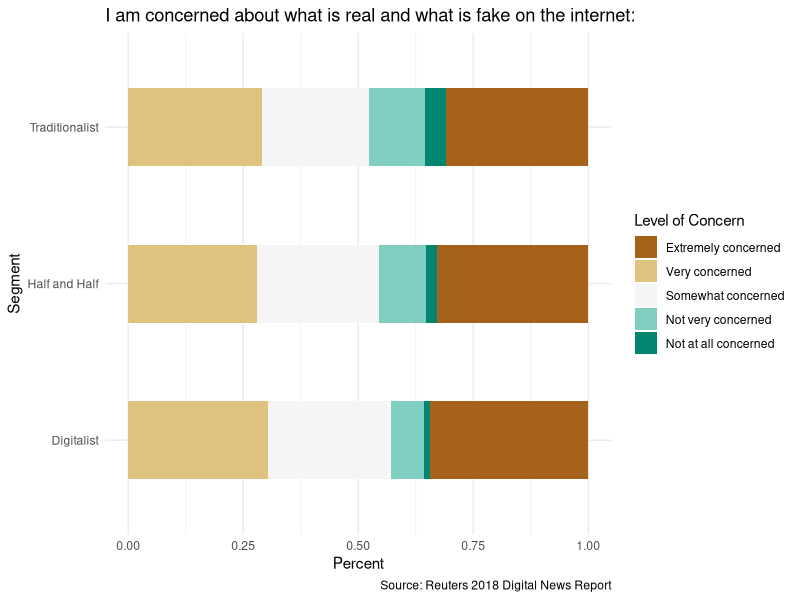
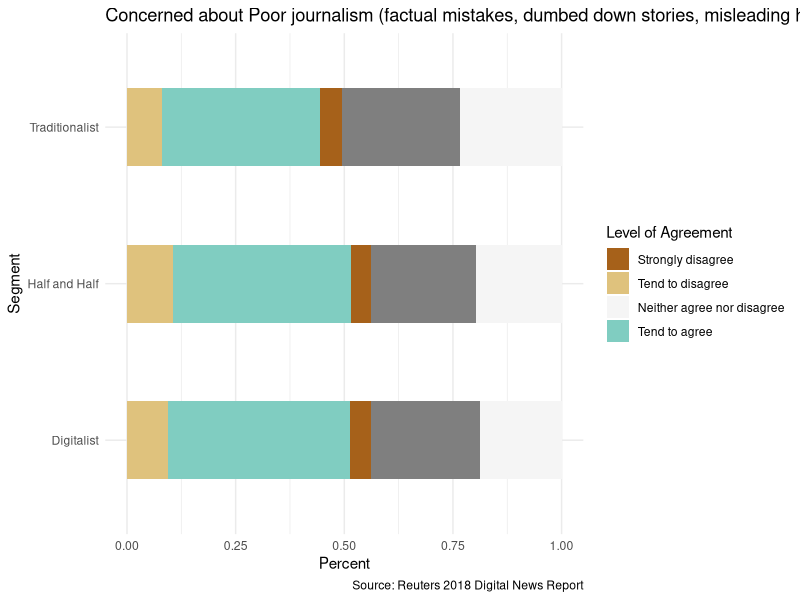

Generate these figures, in order, with R:
## ---- chunk 1
library(tidyverse)
## ---- chunk 2
#Thinking about online news, I am concerned about what is real and what is fake on the internet.

real_fake <- read_csv("data/misinfo/concern-real-vs-fake-seg.csv")

# don't use column name as key or value in `gather()`!!!

stack_real_fake <- real_fake %>% select(segment, `Not at all concerned`, `Not very concerned`, `Somewhat concerned`, `Very concerned`, `Extremely concerned`) %>% gather(concern, percent, `Not at all concerned`, `Not very concerned`, `Somewhat concerned`, `Very concerned`, `Extremely concerned`)

stack_real_fake <- stack_real_fake %>% mutate(percent_new = percent * 100)

#To what extent, if at all, are you concerned about the following: - Poor journalism (factual mistakes, dumbed down stories, misleading headlines/clickbait)

poor_J <- read_csv("data/misinfo/poor-journalism-agreement-seg.csv")

stack_poor_J <- poor_J %>% select(segment, `Strongly disagree`, `Tend to disagree`, `Neither agree nor disagree`, `Tend to agree`, `Strongly agree`) %>% gather(agreement, percent, `Strongly disagree`, `Tend to disagree`, `Neither agree nor disagree`, `Tend to agree`, `Strongly agree`)

stack_poor_J <- stack_poor_J %>% mutate(percent_new = percent * 100)
## ---- chunk 3
fake_theme <- function(){
  list(
      theme_minimal(),
      scale_fill_manual(values=c('#a6611a','#dfc27d','#f5f5f5','#80cdc1','#018571'), 
                       name="Level of Concern",
                       breaks=c("Extremely concerned", "Very concerned", "Somewhat concerned", "Not very concerned", "Not at all concerned"),
                       labels=c("Extremely concerned", "Very concerned", "Somewhat concerned", "Not very concerned", "Not at all concerned")) 
    )
}

poorJ_theme <- function(){
  list(
      theme_minimal(),
      scale_fill_manual(values=c('#a6611a','#dfc27d','#f5f5f5','#80cdc1','#018571'), 
                       name="Level of Agreement",
                       breaks=c("Strongly disagree", "Tend to disagree", "Neither agree nor disagree", "Tend to agree", "Stronly agree"),
                       labels=c("Strongly disagree", "Tend to disagree", "Neither agree nor disagree", "Tend to agree", "Stronly agree")) 
    )
}
## ---- chunk 4
fake_plot <- ggplot(stack_real_fake, aes(segment, percent_new, width=.5, fill = percent_new)) + #reorder(column, by_what)
  geom_bar(aes(fill = concern), stat = "identity", position = "fill") + 
  fake_theme() +
  coord_flip() +
  labs(title = "I am concerned about what is real and what is fake on the internet:", x = "Segment", y = "Percent", caption = "Source: Reuters 2018 Digital News Report") 
  #geom_text(size = 3, position = position_stack(vjust = 0.5))


fake_plot
## ---- chunk 5
poorJ_plot <- ggplot(stack_poor_J, aes(segment, percent_new, width=.5, fill = percent_new)) + #reorder(column, by_what)
  geom_bar(aes(fill = agreement), stat = "identity", position = "fill") + 
  poorJ_theme() +
  coord_flip() +
  labs(title = "Concerned about Poor journalism (factual mistakes, dumbed down stories, misleading headlines/clickbait):", x = "Segment", y = "Percent", caption = "Source: Reuters 2018 Digital News Report") 
  #geom_text(aes(label = percent_new), colour = "white", hjust = 1.3)

poorJ_plot

